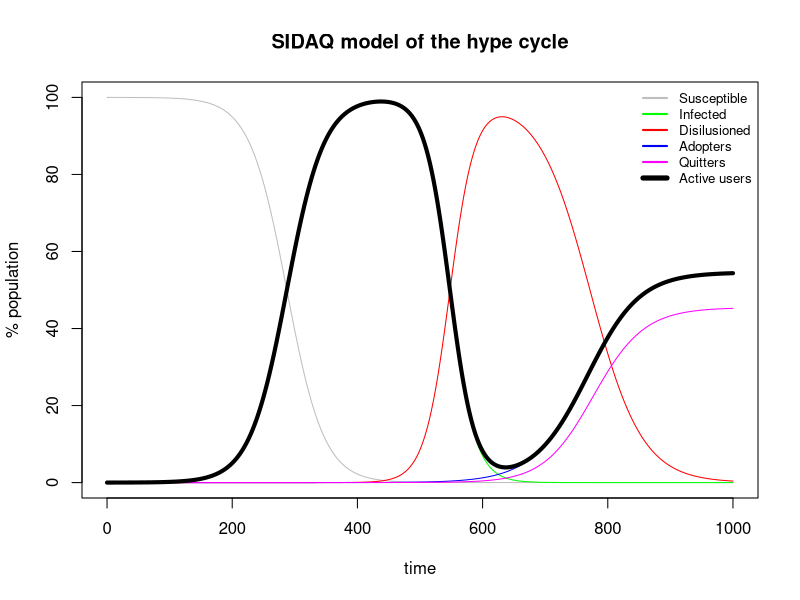

Source code (R):
# clean-up
rm(list = ls())

# load required libraries
library(deSolve)


SIDAQ <- function(t, state, parameters) {
  with(as.list(c(state, parameters)), {
    dS <- -beta/N*I*S
    dI <-  beta/N*I*S - nu/N*I*D - mu_I/N*I*A - eta_I/N*I*Q
    dD <-               nu/N*I*D - mu_D/N*D*A - eta_D/N*D*Q
    dA <-  mu_I/N*I*A + mu_D/N*D*A
    dQ <-                          eta_I/N*I*Q + eta_D/N*D*Q
    list(c(dS, dI, dD, dA, dQ))
  })
}

# example scenario
parameters <- c(N = 100,
                beta = 3.36e-02, nu = 4.98e-02,
                mu_I = 2.3e-02, mu_D = 2.2e-02,
                eta_I = 1.8e-02, eta_D = 2.7e-02
                )
state      <- c(S = 1, I = 6.43e-05, D = 2.35e-06, A = 1e-05, Q = 1e-05) * parameters["N"]
times      <- seq(0, 1000, by = 1)
out <- ode(y = state, times = times, func = SIDAQ, parms = parameters)
out <- as.data.frame(out)

# plot scenario
plot(NA, NA, xlim = c(0, 1000), ylim = c(0, 100), xlab = "time", ylab = "% population")
lines(out$time,  out$S, col = "grey", lwd = 1)
lines(out$time, out$I, col = "green", lwd = 1)
lines(out$time, out$D, col = "red", lwd = 1)
lines(out$time, out$A, col = "blue", lwd = 1)
lines(out$time, out$Q, col = "magenta", lwd = 1)
lines(out$time, out$I + out$A, lwd = 4)
legend("topright", bty = "n",
       legend = c("Susceptible", "Infected", "Disilusioned", "Adopters", "Quitters", "Active users"),
       lty = 1, lwd = c(2, 2, 2, 2, 2, 5),
       col = c("grey", "green","red", "blue", "magenta", "black"),
       cex = 0.8)
title(main = "SIDAQ model of the hype cycle")
